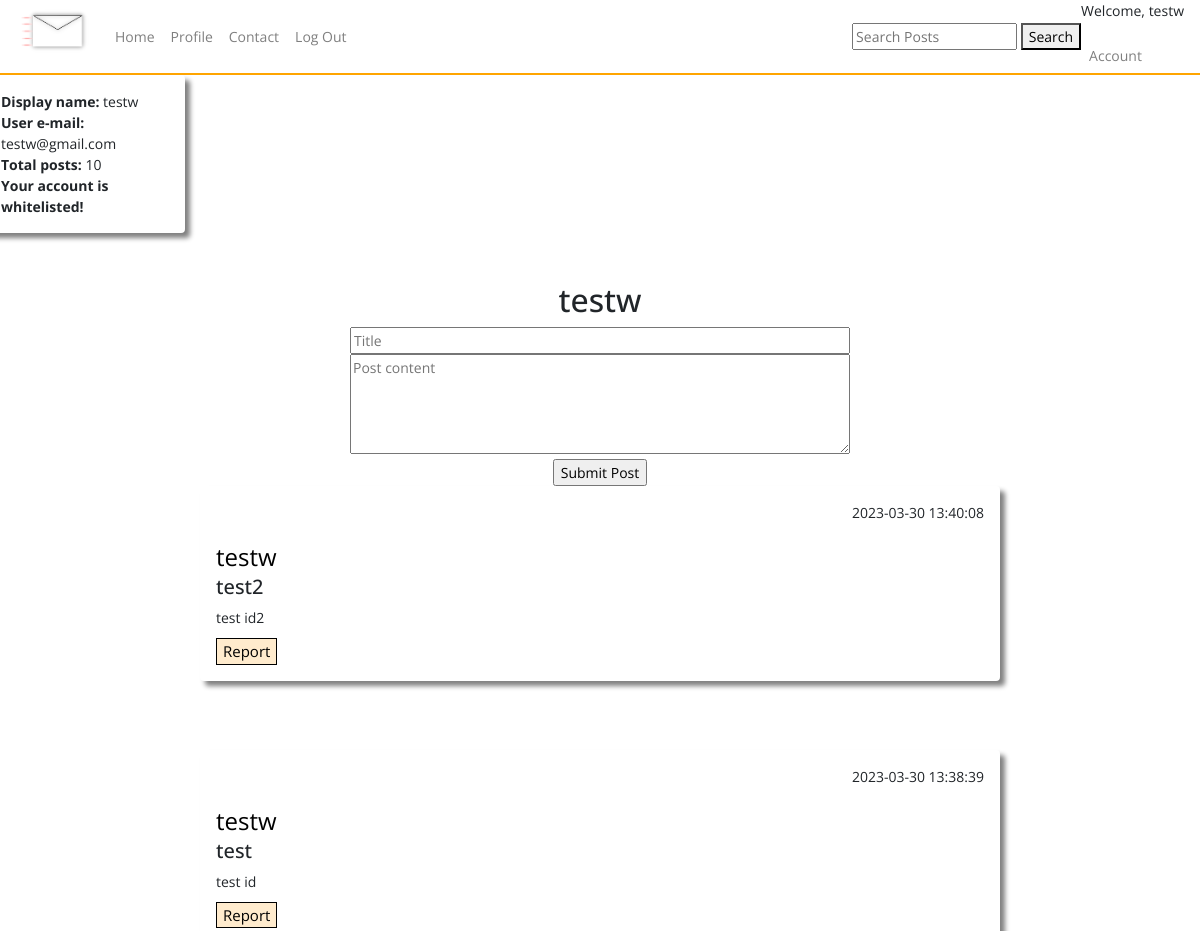
The app's page /index (signed in, upper part), older data.
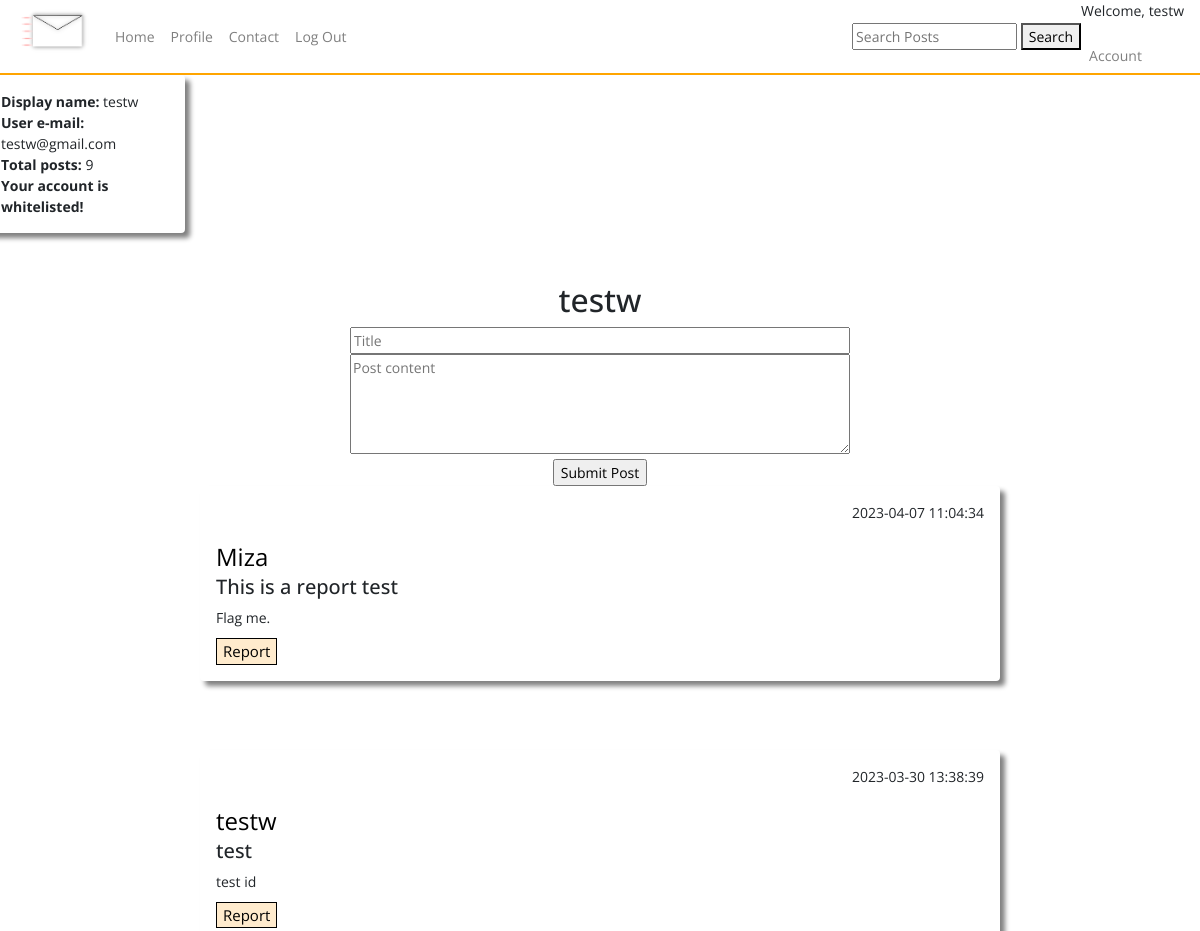
The same page, newer data.
### tables this page shows
CREATE TABLE posts (
    ID INTEGER PRIMARY KEY AUTOINCREMENT,
    title TEXT NOT NULL,
    content TEXT NOT NULL,
    by_user TEXT NOT NULL,
    created_at timestamp default current_timestamp
, userID integer, flag_covid text, blacklisted text, flag_vaccine text, flag_tests text, flag_cures text, reported int, report_message text);

### app.py (the view)
@app.route("/index")
def posts():
   if not session.get('username'):
    return redirect(url_for('home'))
   page = request.args.get('page', 0, int)
   if page == 0:
        offset = 0
   else:
        offset = 5 * page
   reported = request.args.get('reported', 0, int)
   posts=query_db('SELECT * FROM posts ORDER BY created_at DESC LIMIT 5 OFFSET ?', [offset])
   user=query_db('SELECT * FROM users WHERE username = ?', [session['username']], True)
   conn = sqlite3.connect(DATABASE)
   cursor = conn.cursor()
   cursor.execute("SELECT COUNT(*) FROM posts WHERE by_user = ?", [session['username']])
   post_count = cursor.fetchone()[0]
   return render_template('index.html', posts = posts, user = user, post_count = post_count, reported = reported)

### app.py (called while the page is built)
def query_db(query, args=(), one=False):
    con = g._database = sqlite3.connect(DATABASE)
    con.row_factory = sqlite3.Row
    cur = con.execute(query, args)
    rv = cur.fetchall()
    cur.close()
    return (rv[0] if rv else None) if one else rv

### templates/index.html (shortened to what this page needs)
{% include "layout.html" %}
{% include "nav.html" %}
<body>
<div class="row h-500 acc_snippet">
  <div class="col-4 shadow p-3 mb-5 rounded">
      <b>Display name:</b> {{ user.username }}<br>
      <b>User e-mail:</b> {{ user.email }}<br>
      <b>Total posts:</b> {{ post_count }} <br>
      {% if user.whitelisted == "yes" %}
      <b>Your account is whitelisted!</b>
      {% endif %}
  </div>
</div>
<div class="container-fluid create-post">
  <div class="row h-500">
    <div class="col">
      <h2>{{session.username}}</h2>
      <form action="{{ url_for('post_submit') }}" method="POST" id="post_form">
        <input type="text" placeholder="Title" name="title" style="width: 500px" required/><br>
        <textarea placeholder="Post content" form="post_form" name="content" style="height: 100px; width: 500px" required></textarea>
        <br/>
        <input type="submit" value="Submit Post" />
      </form>
</div>
</div>
</div>
<div id="posts">
{% include "posts.html" %}
</div>
</body>

### templates/posts.html (shortened to what this page needs)
{% for post in posts %}
<div class="shadow mx-auto posts p-3 mb-5 rounded">
<p align="right">{{  post.created_at  }}</p>
<a class="post_username" href="{{ url_for('user_profile', username=post.by_user) }}">
  {{ post.by_user }}
</a>
<h5>{{ post.title }}</h5>
{{ post.content }}<br/>
<button type="button" class="report_button" data-toggle="modal" data-target="#reportModal{{ post.ID }}">Report</button>
</div>
<br/>
{% endfor %}

Row changes from the older to the newer data that the page shows:
removed posts: created_at "2023-03-30 13:40:08", by_user "testw", title "test2", content "test id2"
added posts: created_at "2023-04-07 11:04:34", by_user "Miza", title "This is a report test", content "Flag me."
Text that changed along with them:
{{ post_count }}: "10" → "9"
